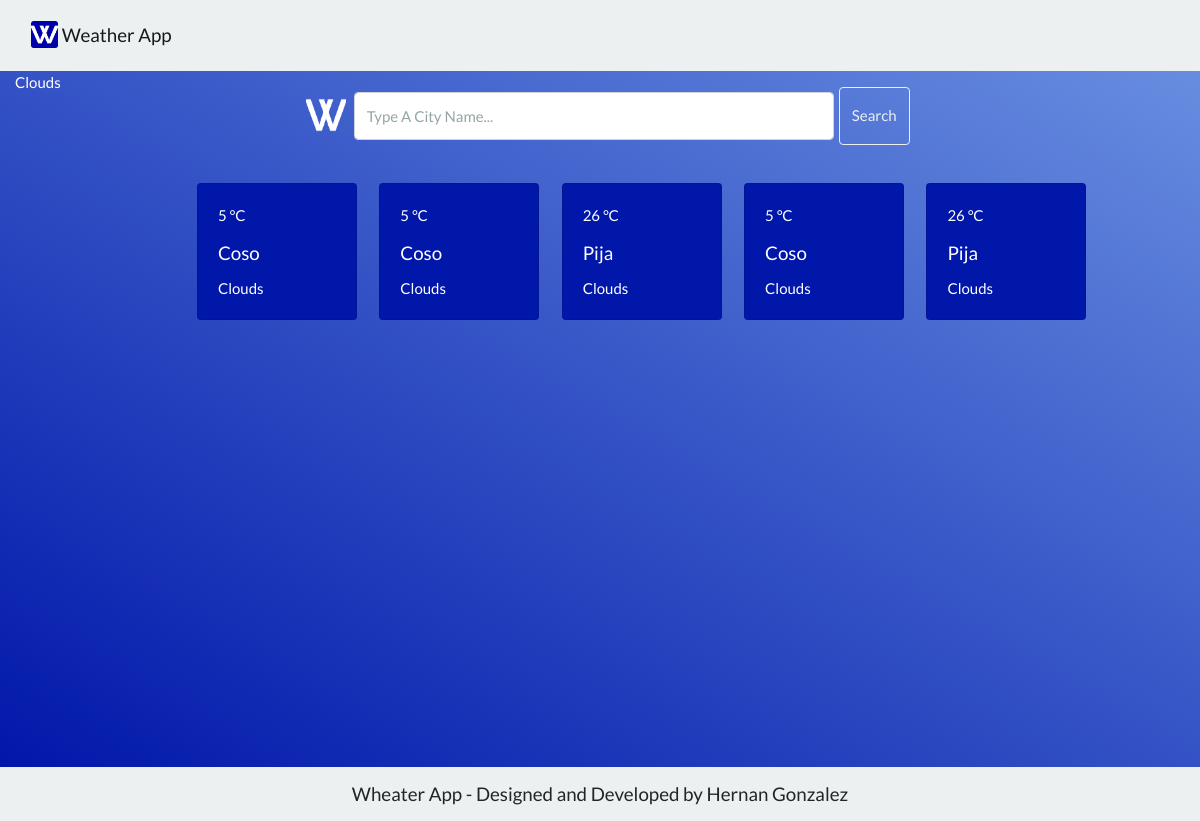
Before: / with the older database file.
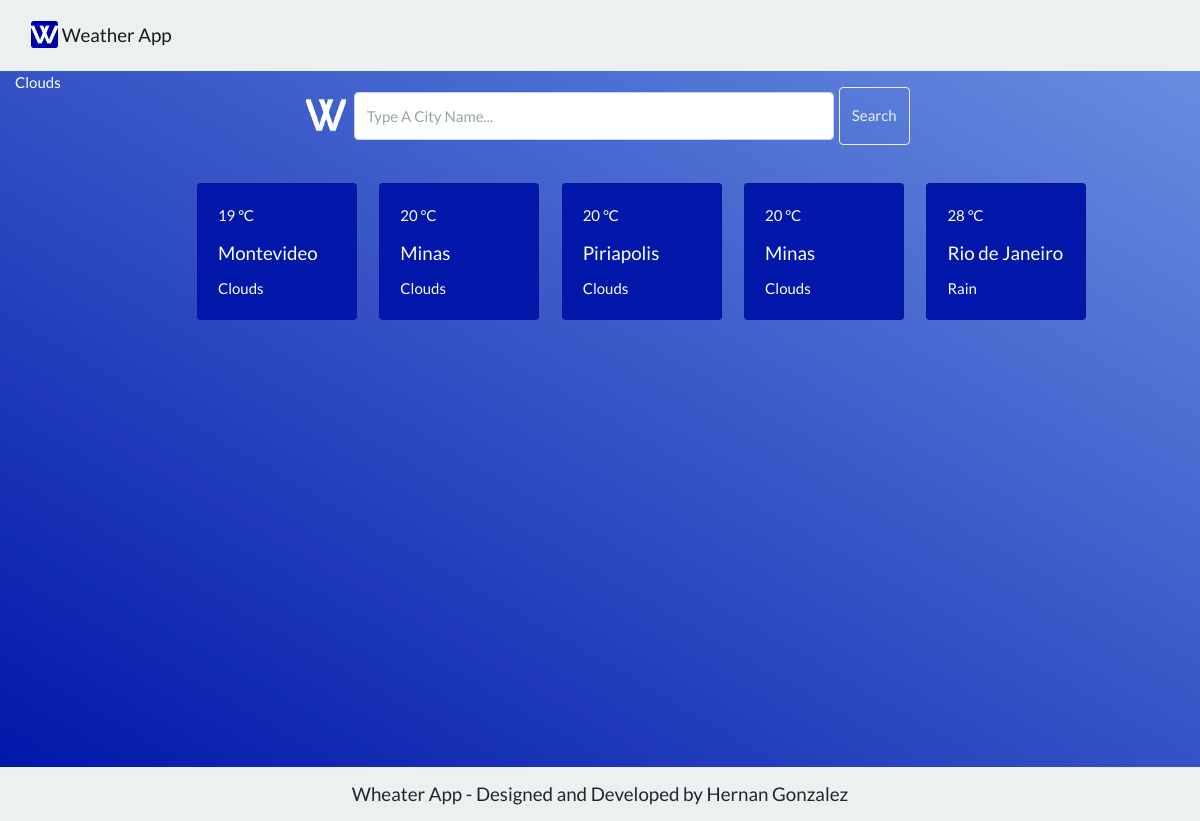
After: the same page with the newer database file.
### backend/models.py (models this page shows, shortened)
class FavouriteCity(models.Model):
    city = models.ForeignKey(LatestSearch, on_delete=models.CASCADE)
    added_at = models.TimeField
    def getWeather(self):
        return self.city.weather_main

class LatestSearch(models.Model):
    city = models.CharField(max_length=30)
    long = models.IntegerField()
    lat = models.IntegerField()
    weather_main = models.CharField(max_length=30)
    weather_description = models.CharField(max_length=30)
    weather_icon = models.CharField(max_length=30)
    temperature = models.IntegerField()
    feels_like = models.IntegerField()
    temp_min = models.IntegerField()
    temp_max = models.IntegerField()
    pressure = models.IntegerField()
    humidity = models.IntegerField()
    visibility = models.IntegerField()
    wind_speed = models.IntegerField()
    wind_deg = models.IntegerField()
    clouds = models.IntegerField()

### backend/views.py (the view)
# urls.py: path('', views.index),
def index(request):
    cities = City.objects.all().values()
    favourite_cities = FavouriteCity.objects.all().order_by('-id')[:5]
    header = Headers.objects.get(name='index_header')
    latest_search = LatestSearch.objects.all().order_by('-id')[:5]
    return render(request, 'index.html', {
        'city': cities,
        'header': header,
        'latest_search': latest_search,
        'favourite_cities': favourite_cities
        })

### frontend/templates/index.html (shortened to what this page needs)
{% extends 'base.html' %}
{% block content %}
{% if favourite_cities %}
    {% for city in favourite_cities %}
        <p>{{ city.getWeather }}</p>
    {% endfor %}
{% endif %}
<div class="containert" id="main-container-index">
    <div class="flex-container">
        <div class="row">
            <form id="search-form">{% csrf_token %}
                <div class="flex-item">
                    <img src="static/images/w-icon-nobg-sm.png" alt="" class="flex-item">
                    <input type="text" class="flex-item form-control" placeholder="Type a city name..." aria-label="Recipient's username" aria-describedby="button-addon2">
                    <button class="flex-item btn btn-outline-light" type="submit" id="button-addon2">Search</button>
                </div>
            </form>
        </div>
        <div class="row col-12 justify-content-center">
            {% if latest_search %}
                {% for search in latest_search %}
                <div class="col-2">
                    <div class="weather-result">
                        <div class="col">
                            <div class="card card-weather">
                                <div class="card-body">
                                    <p class="card-text latest-r-temp" >{{search.temperature}} °C</p>
                                <h5 class="card-title latest-r-title" >{{search.city}}</h5>
                                <p class="card-text latest-r-main" >{{search.weather_main}}</p>
                                </div>
                            </div>
                        </div>
                    </div>
                </div>
                {% endfor %}
            {% endif %}
        </div>
    </div>
</div>
{% endblock %}

### frontend/templates/base.html (shortened to what this page needs)
<!DOCTYPE html>
<html lang="en">
<head>
    <link rel="stylesheet" href="/static/css/styles.css">
    <link rel="stylesheet" href="/static/css/bootstrap.min.css">
</head>
<body>
    {% include 'navbar.html' %}
<div class="container-fluid bg-light-blue" id="main-container">
    {% block content %} {% endblock %}
</div>
    {% include 'footer.html' %}
</body>
</html>

### frontend/templates/navbar.html
{% block content %}
<nav class="navbar navbar-light bg-light">
    <div class="container-fluid">
      <a class="navbar-brand" href="#">
        <img src="static/images/w-icon-sm.png" alt="I" width="27" height="27" class="d-inline-block align-top">
        Weather App
      </a>
    </div>
  </nav>
{% endblock %}

### frontend/templates/footer.html
{% block content %}
<nav class="navbar navbar-light bg-light">
    <div class="container">
        <h5 class="footer">Wheater App - Designed and Developed by Hernan Gonzalez</h5>
    </div>
  </nav>
{% endblock %}

### frontend/static/css/styles.css (style rules this page uses)
.bg-light-blue { background-color: #0117aa; color: #fff; background: linear-gradient(to top right,#0117aa, #678de0); }
#main-container { display: flex; height: 87vh; }
.footer { margin: auto; }
#main-container-index { width: 100%; height: 100%; margin: auto; }
.flex-container { display: flex; flex-flow: row wrap; justify-content: center; }
#search-form { padding: 1rem 10rem; width: 60rem; height: 7rem; }
.flex-item { display: flex; flex-wrap: wrap; }
input.flex-item { width: 30rem; height: 3rem; margin: 5px; border-radius: 4px; }
img.flex-item { width: 2.5rem; height: 3rem; margin: 4px 3px 0; }
.weather-result { display: flex; margin: auto; }
.card-weather { background-color: #0117aa !important; color: #fff !important; }
.card-weather { width: 10rem !important; }
input.flex-item { text-transform: capitalize; }

Changed rows visible on the page:
no longer on this page (row unchanged): LatestSearch: temperature "5", city "Coso", weather_main "Clouds"
no longer on this page (row unchanged): LatestSearch: temperature "5", city "Coso", weather_main "Clouds"
no longer on this page (row unchanged): LatestSearch: temperature "26", city "Pija", weather_main "Clouds"
no longer on this page (row unchanged): LatestSearch: temperature "5", city "Coso", weather_main "Clouds"
no longer on this page (row unchanged): LatestSearch: temperature "26", city "Pija", weather_main "Clouds"
added LatestSearch: temperature "19", city "Montevideo", weather_main "Clouds"
added LatestSearch: temperature "20", city "Minas", weather_main "Clouds"
added LatestSearch: temperature "20", city "Piriapolis", weather_main "Clouds"
added LatestSearch: temperature "20", city "Minas", weather_main "Clouds"
added LatestSearch: temperature "28", city "Rio de Janeiro", weather_main "Rain"
